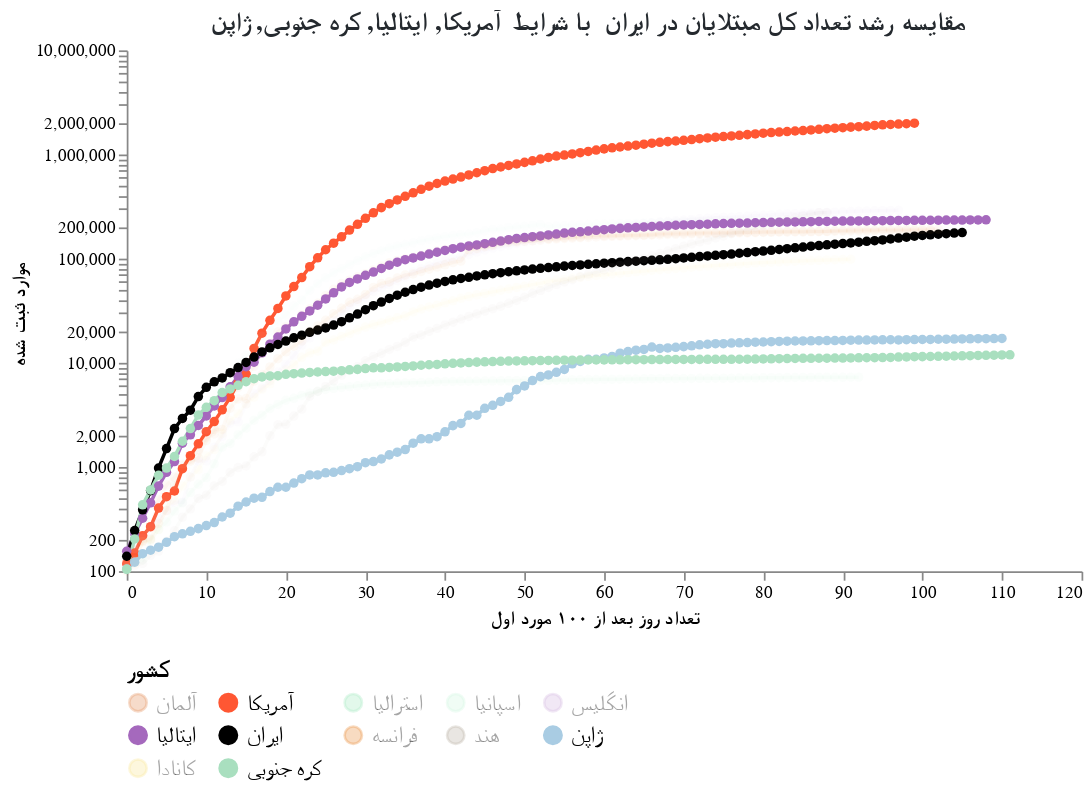

The cell this chart's notebook holds for it:
### Code cell
#hide_input
chart2 = make_since_chart(['ایران'])
chart2

### Figure 1 — Vega-Lite specification as saved in the notebook (floating-point values rounded to 4 significant figures; data arrays with more than 128 entries replaced by an {"elided": "..."} marker saying what was removed)
{"config": {"view": {"continuousWidth": 400, "continuousHeight": 300, "strokeOpacity": 0}, "axis": {"grid": false}, "title": {"color": "#24292e", "font": "Tahoma", "fontSize": 15}}, "layer": [{"mark": {"type": "line", "color": "black", "opacity": 0.5, "strokeDash": [3, 3]}, "encoding": {"x": {"type": "quantitative", "field": "Days since 100 cases"}, "y": {"type": "quantitative", "field": "Confirmed Cases"}}}, {"mark": {"type": "text", "align": "right", "color": "#FF5733", "dy": -6, "fontSize": 14, "text": "۳۳٪ رشد روزانه"}, "encoding": {"x": {"type": "quantitative", "field": "Days since 100 cases"}, "y": {"type": "quantitative", "field": "Confirmed Cases"}}, "transform": [{"filter": "(datum['Days since 100 cases'] >= 111)"}]}, {"data": {"name": "data-cd08b7a7552664d817388e7030339855"}, "mark": {"type": "line", "point": true}, "encoding": {"color": {"type": "nominal", "field": "Country", "legend": {"columns": 5, "labelFont": "Tahoma", "labelFontSize": 13, "orient": "bottom", "symbolLimit": 12, "title": "کشور", "titleFont": "Tahoma", "titleFontSize": 14}, "scale": {"domain": ["آلمان", "آمریکا", "استرالیا", "اسپانیا", "انگلیس", "ایتالیا", "ایران", "فرانسه", "هند", "ژاپن", "کانادا", "کره جنوبی"], "range": ["#E59866", "#FF5733", "#ABEBC6", "#D5F5E3", "#D7BDE2", "#A569BD", "black", "#EB984E", "#C1B7AD", "#A9CCE3", "#F9E79F", "#A9DFBF"]}}, "opacity": {"condition": {"value": 1, "selection": "selector001"}, "value": 0.05}, "tooltip": [{"type": "ordinal", "field": "Country", "title": "کشور"}, {"type": "ordinal", "field": "Date", "title": "تاریخ"}, {"type": "ordinal", "field": "Confirmed Cases", "title": "موارد ثبت شده"}, {"type": "ordinal", "field": "Days since 100 cases", "title": " تعداد روز بعد از ۱۰۰ مورد اول"}], "x": {"type": "quantitative", "axis": {"title": " تعداد روز بعد از ۱۰۰ مورد اول", "titleFont": "Tahoma"}, "field": "Days since 100 cases"}, "y": {"type": "quantitative", "axis": {"title": "موارد ثبت شده", "titleFont": "Tahoma"}, "field": "Confirmed Cases", "scale": {"type": "log"}}}, "selection": {"selector001": {"type": "multi", "fields": ["Country"], "bind": "legend", "init": [{"Country": "ایران"}, {"Country": "آمریکا"}, {"Country": "ایتالیا"}, {"Country": "کره جنوبی"}, {"Country": "ژاپن"}]}}, "width": 550}, {"data": {"name": "data-cd08b7a7552664d817388e7030339855"}, "mark": {"type": "text", "align": "right", "dy": -8, "fontWeight": "bold"}, "encoding": {"color": {"type": "nominal", "field": "Country", "legend": {"columns": 5, "labelFont": "Tahoma", "labelFontSize": 13, "orient": "bottom", "symbolLimit": 12, "title": "کشور", "titleFont": "Tahoma", "titleFontSize": 14}, "scale": {"domain": ["آلمان", "آمریکا", "استرالیا", "اسپانیا", "انگلیس", "ایتالیا", "ایران", "فرانسه", "هند", "ژاپن", "کانادا", "کره جنوبی"], "range": ["#E59866", "#FF5733", "#ABEBC6", "#D5F5E3", "#D7BDE2", "#A569BD", "black", "#EB984E", "#C1B7AD", "#A9CCE3", "#F9E79F", "#A9DFBF"]}}, "opacity": {"condition": {"value": 1, "selection": "selector001"}, "value": 0.05}, "text": {"type": "nominal", "field": "Country"}, "tooltip": [{"type": "ordinal", "field": "Country", "title": "کشور"}, {"type": "ordinal", "field": "Date", "title": "تاریخ"}, {"type": "ordinal", "field": "Confirmed Cases", "title": "موارد ثبت شده"}, {"type": "ordinal", "field": "Days since 100 cases", "title": " تعداد روز بعد از ۱۰۰ مورد اول"}], "x": {"type": "quantitative", "axis": {"title": " تعداد روز بعد از ۱۰۰ مورد اول", "titleFont": "Tahoma"}, "field": "Days since 100 cases"}, "y": {"type": "quantitative", "axis": {"title": "موارد ثبت شده", "titleFont": "Tahoma"}, "field": "Confirmed Cases", "scale": {"type": "log"}}}, "transform": [{"filter": "(datum['Date'] >= 1591747200000)"}], "width": 550}], "data": {"name": "data-d2590fe2e5e3e4594a127d0228754a7f"}, "title": "مقایسه رشد تعداد کل مبتلایان در ایران  با شرایط  آمریکا, ایتالیا, کره جنوبی, ژاپن", "$schema": "https://vega.github.io/schema/vega-lite/v4.8.1.json", "datasets": {"data-d2590fe2e5e3e4594a127d0228754a7f": [{"Days since 100 cases": 0, " Confirmed Cases": 100.0}, {"Days since 100 cases": 1, " Confirmed Cases": 133.0}, {"Days since 100 cases": 2, " Confirmed Cases": 176.9}, {"Days since 100 cases": 3, " Confirmed Cases": 235.3}, {"Days since 100 cases": 4, " Confirmed Cases": 312.9}, {"Days since 100 cases": 5, " Confirmed Cases": 416.2}, {"Days since 100 cases": 6, " Confirmed Cases": 553.5}, {"Days since 100 cases": 7, " Confirmed Cases": 736.1}, {"Days since 100 cases": 8, " Confirmed Cases": 979.1}, {"Days since 100 cases": 9, " Confirmed Cases": 1302.0}, {"Days since 100 cases": 10, " Confirmed Cases": 1732.0}, {"Days since 100 cases": 11, " Confirmed Cases": 2303.0}, {"Days since 100 cases": 12, " Confirmed Cases": 3064.0}, {"Days since 100 cases": 13, " Confirmed Cases": 4074.0}, {"Days since 100 cases": 14, " Confirmed Cases": 5419.0}, {"Days since 100 cases": 15, " Confirmed Cases": 7207.0}, {"Days since 100 cases": 16, " Confirmed Cases": 9586.0}, {"Days since 100 cases": 17, " Confirmed Cases": 12750.0}, {"Days since 100 cases": 18, " Confirmed Cases": 16960.0}, {"Days since 100 cases": 19, " Confirmed Cases": 22550.0}, {"Days since 100 cases": 20, " Confirmed Cases": 29990.0}, {"Days since 100 cases": 21, " Confirmed Cases": 39890.0}, {"Days since 100 cases": 22, " Confirmed Cases": 53060.0}, {"Days since 100 cases": 23, " Confirmed Cases": 70560.0}, {"Days since 100 cases": 24, " Confirmed Cases": 93850.0}, {"Days since 100 cases": 25, " Confirmed Cases": 124800.0}, {"Days since 100 cases": 26, " Confirmed Cases": 166000.0}, {"Days since 100 cases": 27, " Confirmed Cases": 220800.0}, {"Days since 100 cases": 28, " Confirmed Cases": 293700.0}, {"Days since 100 cases": 29, " Confirmed Cases": 390600.0}, {"Days since 100 cases": 30, " Confirmed Cases": 519500.0}, {"Days since 100 cases": 31, " Confirmed Cases": 690900.0}, {"Days since 100 cases": 32, " Confirmed Cases": 918900.0}, {"Days since 100 cases": 33, " Confirmed Cases": 1222000.0}, {"Days since 100 cases": 34, " Confirmed Cases": 1625000.0}, {"Days since 100 cases": 35, " Confirmed Cases": 2162000.0}, {"Days since 100 cases": 36, " Confirmed Cases": 2875000.0}, {"Days since 100 cases": 37, " Confirmed Cases": 3824000.0}, {"Days since 100 cases": 38, " Confirmed Cases": 5086000.0}, {"Days since 100 cases": 39, " Confirmed Cases": 6764000.0}, {"Days since 100 cases": 40, " Confirmed Cases": 8996000.0}, {"Days since 100 cases": 41, " Confirmed Cases": 11970000.0}, {"Days since 100 cases": 42, " Confirmed Cases": 15910000.0}, {"Days since 100 cases": 43, " Confirmed Cases": 21170000.0}, {"Days since 100 cases": 44, " Confirmed Cases": 28150000.0}, {"Days since 100 cases": 45, " Confirmed Cases": 37440000.0}, {"Days since 100 cases": 46, " Confirmed Cases": 49790000.0}, {"Days since 100 cases": 47, " Confirmed Cases": 66230000.0}, {"Days since 100 cases": 48, " Confirmed Cases": 88080000.0}, {"Days since 100 cases": 49, " Confirmed Cases": 117100000.0}, {"Days since 100 cases": 50, " Confirmed Cases": 155800000.0}, {"Days since 100 cases": 51, " Confirmed Cases": 207200000.0}, {"Days since 100 cases": 52, " Confirmed Cases": 275600000.0}, {"Days since 100 cases": 53, " Confirmed Cases": 366600000.0}, {"Days since 100 cases": 54, " Confirmed Cases": 487500000.0}, {"Days since 100 cases": 55, " Confirmed Cases": 648400000.0}, {"Days since 100 cases": 56, " Confirmed Cases": 862400000.0}, {"Days since 100 cases": 57, " Confirmed Cases": 1147000000.0}, {"Days since 100 cases": 58, " Confirmed Cases": 1525000000.0}, {"Days since 100 cases": 59, " Confirmed Cases": 2029000000.0}, {"Days since 100 cases": 60, " Confirmed Cases": 2698000000.0}, {"Days since 100 cases": 61, " Confirmed Cases": 3589000000.0}, {"Days since 100 cases": 62, " Confirmed Cases": 4773000000.0}, {"Days since 100 cases": 63, " Confirmed Cases": 6348000000.0}, {"Days since 100 cases": 64, " Confirmed Cases": 8443000000.0}, {"Days since 100 cases": 65, " Confirmed Cases": 11230000000.0}, {"Days since 100 cases": 66, " Confirmed Cases": 14940000000.0}, {"Days since 100 cases": 67, " Confirmed Cases": 19860000000.0}, {"Days since 100 cases": 68, " Confirmed Cases": 26420000000.0}, {"Days since 100 cases": 69, " Confirmed Cases": 35140000000.0}, {"Days since 100 cases": 70, " Confirmed Cases": 46730000000.0}, {"Days since 100 cases": 71, " Confirmed Cases": 62150000000.0}, {"Days since 100 cases": 72, " Confirmed Cases": 82660000000.0}, {"Days since 100 cases": 73, " Confirmed Cases": 109900000000.0}, {"Days since 100 cases": 74, " Confirmed Cases": 146200000000.0}, {"Days since 100 cases": 75, " Confirmed Cases": 194500000000.0}, {"Days since 100 cases": 76, " Confirmed Cases": 258700000000.0}, {"Days since 100 cases": 77, " Confirmed Cases": 344000000000.0}, {"Days since 100 cases": 78, " Confirmed Cases": 457500000000.0}, {"Days since 100 cases": 79, " Confirmed Cases": 608500000000.0}, {"Days since 100 cases": 80, " Confirmed Cases": 809300000000.0}, {"Days since 100 cases": 81, " Confirmed Cases": 1076000000000.0}, {"Days since 100 cases": 82, " Confirmed Cases": 1432000000000.0}, {"Days since 100 cases": 83, " Confirmed Cases": 1904000000000.0}, {"Days since 100 cases": 84, " Confirmed Cases": 2532000000000.0}, {"Days since 100 cases": 85, " Confirmed Cases": 3368000000000.0}, {"Days since 100 cases": 86, " Confirmed Cases": 4480000000000.0}, {"Days since 100 cases": 87, " Confirmed Cases": 5958000000000.0}, {"Days since 100 cases": 88, " Confirmed Cases": 7924000000000.0}, {"Days since 100 cases": 89, " Confirmed Cases": 10540000000000.0}, {"Days since 100 cases": 90, " Confirmed Cases": 14020000000000.0}, {"Days since 100 cases": 91, " Confirmed Cases": 18640000000000.0}, {"Days since 100 cases": 92, " Confirmed Cases": 24790000000000.0}, {"Days since 100 cases": 93, " Confirmed Cases": 32980000000000.0}, {"Days since 100 cases": 94, " Confirmed Cases": 43860000000000.0}, {"Days since 100 cases": 95, " Confirmed Cases": 58330000000000.0}, {"Days since 100 cases": 96, " Confirmed Cases": 77580000000000.0}, {"Days since 100 cases": 97, " Confirmed Cases": 103200000000000.0}, {"Days since 100 cases": 98, " Confirmed Cases": 137200000000000.0}, {"Days since 100 cases": 99, " Confirmed Cases": 182500000000000.0}, {"Days since 100 cases": 100, " Confirmed Cases": 242800000000000.0}, {"Days since 100 cases": 101, " Confirmed Cases": 322900000000000.0}, {"Days since 100 cases": 102, " Confirmed Cases": 429400000000000.0}, {"Days since 100 cases": 103, " Confirmed Cases": 571100000000000.0}, {"Days since 100 cases": 104, " Confirmed Cases": 759600000000000.0}, {"Days since 100 cases": 105, " Confirmed Cases": 1010000000000000.0}, {"Days since 100 cases": 106, " Confirmed Cases": 1344000000000000.0}, {"Days since 100 cases": 107, " Confirmed Cases": 1787000000000000.0}, {"Days since 100 cases": 108, " Confirmed Cases": 2377000000000000.0}, {"Days since 100 cases": 109, " Confirmed Cases": 3161000000000000.0}, {"Days since 100 cases": 110, " Confirmed Cases": 4204000000000000.0}, {"Days since 100 cases": 111, " Confirmed Cases": 5592000000000000.0}], "data-cd08b7a7552664d817388e7030339855": {"elided": "1216 records"}}}
